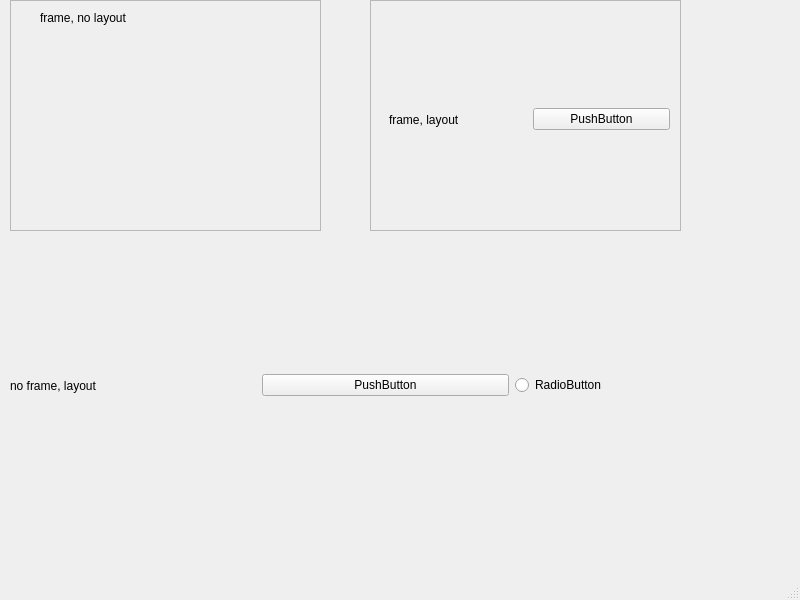
<?xml version="1.0" encoding="UTF-8"?>
<ui version="4.0">
 <class>MainWindow</class>
 <widget class="QMainWindow" name="MainWindow">
  <property name="geometry">
   <rect>
    <x>0</x>
    <y>0</y>
    <width>800</width>
    <height>600</height>
   </rect>
  </property>
  <property name="windowTitle">
   <string>MainWindow</string>
  </property>
  <widget class="QWidget" name="centralwidget">
   <widget class="QWidget" name="horizontalLayoutWidget">
    <property name="geometry">
     <rect>
      <x>10</x>
      <y>240</y>
      <width>751</width>
      <height>291</height>
     </rect>
    </property>
    <layout class="QHBoxLayout" name="horizontalLayout">
     <item>
      <widget class="QLabel" name="label_2">
       <property name="text">
        <string>no frame, layout</string>
       </property>
      </widget>
     </item>
     <item>
      <widget class="QPushButton" name="pushButton_2">
       <property name="text">
        <string>PushButton</string>
       </property>
      </widget>
     </item>
     <item>
      <widget class="QRadioButton" name="radioButton">
       <property name="text">
        <string>RadioButton</string>
       </property>
      </widget>
     </item>
    </layout>
   </widget>
   <widget class="QFrame" name="frame">
    <property name="geometry">
     <rect>
      <x>10</x>
      <y>0</y>
      <width>311</width>
      <height>231</height>
     </rect>
    </property>
    <property name="frameShape">
     <enum>QFrame::StyledPanel</enum>
    </property>
    <property name="frameShadow">
     <enum>QFrame::Raised</enum>
    </property>
    <widget class="QLabel" name="label">
     <property name="geometry">
      <rect>
       <x>30</x>
       <y>10</y>
       <width>101</width>
       <height>16</height>
      </rect>
     </property>
     <property name="text">
      <string>frame, no layout</string>
     </property>
    </widget>
   </widget>
   <widget class="QFrame" name="frame_2">
    <property name="geometry">
     <rect>
      <x>370</x>
      <y>0</y>
      <width>311</width>
      <height>231</height>
     </rect>
    </property>
    <property name="frameShape">
     <enum>QFrame::StyledPanel</enum>
    </property>
    <property name="frameShadow">
     <enum>QFrame::Raised</enum>
    </property>
    <widget class="QWidget" name="horizontalLayoutWidget_2">
     <property name="geometry">
      <rect>
       <x>19</x>
       <y>19</y>
       <width>281</width>
       <height>201</height>
      </rect>
     </property>
     <layout class="QHBoxLayout" name="horizontalLayout_2">
      <item>
       <widget class="QLabel" name="label_3">
        <property name="text">
         <string>frame, layout</string>
        </property>
       </widget>
      </item>
      <item>
       <widget class="QPushButton" name="pushButton">
        <property name="text">
         <string>PushButton</string>
        </property>
       </widget>
      </item>
     </layout>
    </widget>
   </widget>
  </widget>
  <widget class="QMenuBar" name="menubar">
   <property name="geometry">
    <rect>
     <x>0</x>
     <y>0</y>
     <width>800</width>
     <height>21</height>
    </rect>
   </property>
  </widget>
  <widget class="QStatusBar" name="statusbar"/>
 </widget>
 <resources/>
 <connections/>
</ui>
